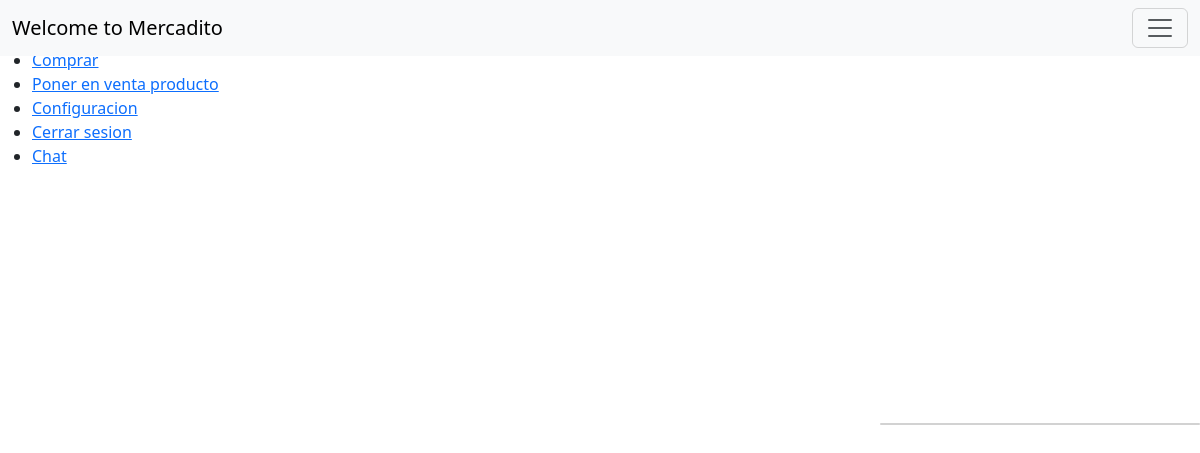
The app's page /store/chats/ (signed in), older data.
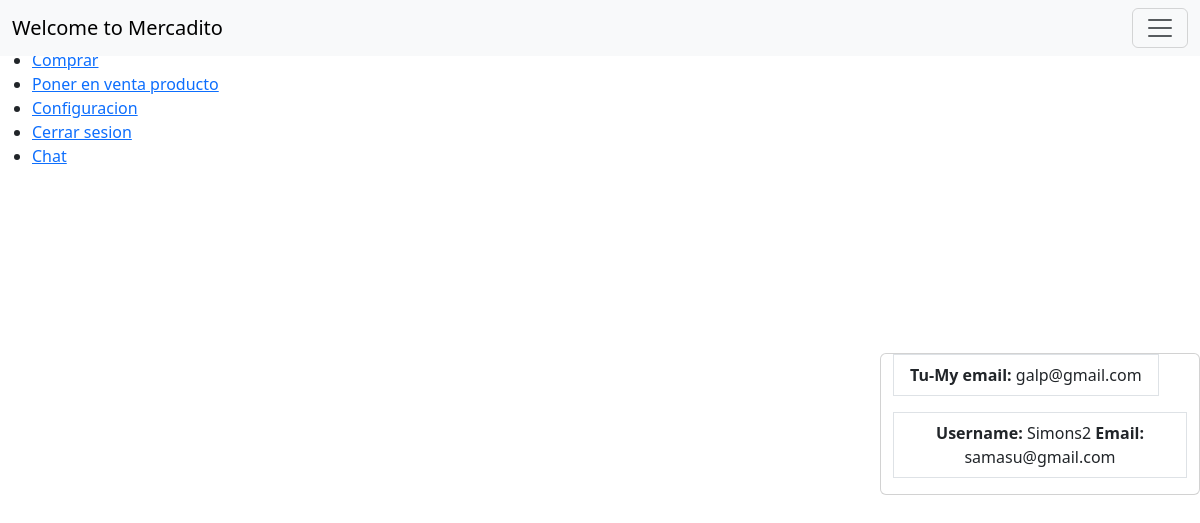
The same page, newer data.
### store/models.py (models this page shows, shortened)
class Mensaje(models.Model):
    author = models.ForeignKey(settings.AUTH_USER_MODEL,on_delete=models.CASCADE,related_name="EMISOR")
    datesent = models.DateTimeField(auto_now_add=True)
    content = models.CharField(max_length=200)
    to = models.CharField(max_length=120)

class UserModel(AbstractUser):
    dni = models.CharField(max_length=12,unique=True)
    email = models.CharField(max_length=254,unique=True)

### store/views.py (the view)
# urls.py: path("chats/",v2.showchats,name="CHATS"),
@login_required
def showchats(request):
    contact = Mensaje.objects.filter(to=request.user.email)
    contact = Mensaje.objects.filter(to=request.user.email).distinct().values("author")
    lista = []
    for c in contact:
        lista.append(c["author"])
    print(lista)
    listausers = []
    for id in lista:
        usuario = Mensaje.objects.filter(author_id=id)[0]
        listausers.append(usuario)
    contact = listausers
    return render(request,template_name="conversaciones.html",context={"contact":contact})

### store/templates/conversaciones.html (shortened to what this page needs)
{% extends 'layouts/base2.html' %}
{% block content %}
<div class="position-absolute top-50 end-0 translate-middle-y">
    <div class="container-fluid  card mt-5" style="width: 20rem;">
        <ul class="list-group list-group-flush">
{% for c in contact %}
            {% if c.author.id == request.user.id %}
                <form action="{% url 'CONTACTt' c.author.id %}">
                    <button class="list-group-item "><strong>Tu-</strong><strong>My email:</strong>  {{c.author.email}}</button>
                </form>
            {% else %}
                <form action="{% url 'CONTACTt' c.author.id %}">
                    <button class="list-group-item "> <strong>Username:</strong> {{c.author.username}}  <strong>Email:</strong>  {{c.author.email}}</button>
                </form>
            {% endif %}
{% endfor %}
        </ul>
    </div>
</div>
{% endblock %}

Row changes from the older to the newer data that the page shows:
added Mensaje: author.email "galp@gmail.com"
added Mensaje: author.username "Simons2", author.email "samasu@gmail.com"
